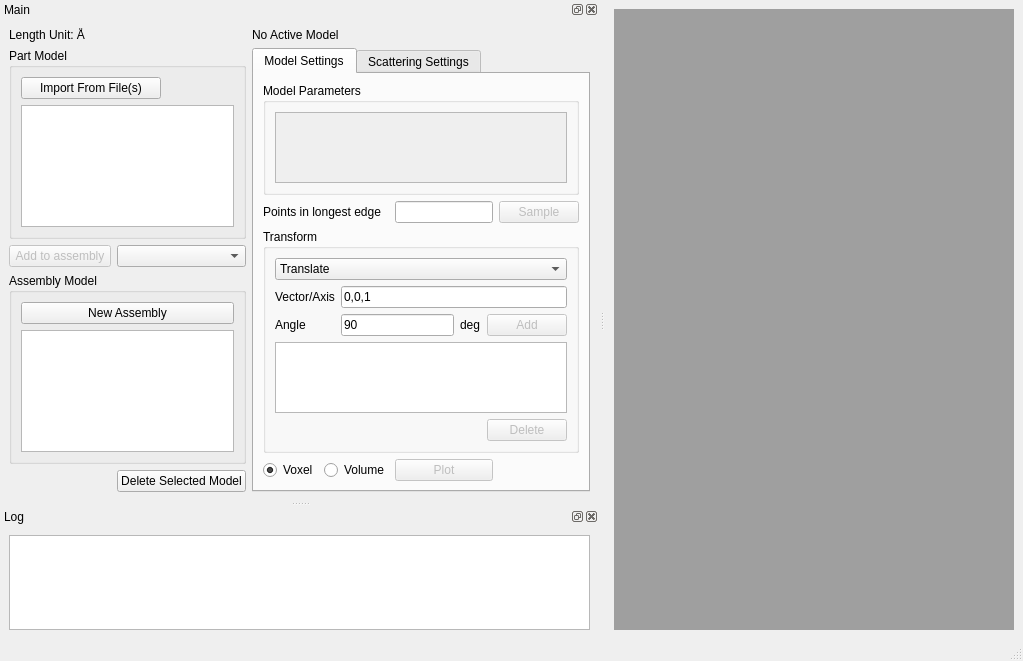
<?xml version="1.0" encoding="UTF-8"?>
<ui version="4.0">
 <class>MainWindow</class>
 <widget class="QMainWindow" name="MainWindow">
  <property name="geometry">
   <rect>
    <x>0</x>
    <y>0</y>
    <width>1023</width>
    <height>661</height>
   </rect>
  </property>
  <property name="windowTitle">
   <string>Model2SAS</string>
  </property>
  <widget class="QWidget" name="centralwidget">
   <layout class="QGridLayout" name="gridLayout_7">
    <item row="0" column="0">
     <widget class="QMdiArea" name="mdiArea">
      <property name="minimumSize">
       <size>
        <width>400</width>
        <height>400</height>
       </size>
      </property>
     </widget>
    </item>
   </layout>
  </widget>
  <widget class="QMenuBar" name="menubar">
   <property name="geometry">
    <rect>
     <x>0</x>
     <y>0</y>
     <width>1023</width>
     <height>22</height>
    </rect>
   </property>
  </widget>
  <widget class="QStatusBar" name="statusbar"/>
  <widget class="QDockWidget" name="dockWidget_main">
   <property name="windowTitle">
    <string>Main</string>
   </property>
   <attribute name="dockWidgetArea">
    <number>1</number>
   </attribute>
   <widget class="QWidget" name="dockWidgetContents_3">
    <layout class="QGridLayout" name="gridLayout_9">
     <item row="3" column="0" colspan="3">
      <widget class="QGroupBox" name="groupBox_assembly">
       <property name="title">
        <string>Assembly Model</string>
       </property>
       <layout class="QGridLayout" name="gridLayout_6">
        <item row="3" column="0" colspan="3">
         <widget class="QTreeView" name="treeView_assemblies">
          <property name="sizePolicy">
           <sizepolicy hsizetype="Preferred" vsizetype="Expanding">
            <horstretch>0</horstretch>
            <verstretch>0</verstretch>
           </sizepolicy>
          </property>
          <property name="minimumSize">
           <size>
            <width>100</width>
            <height>0</height>
           </size>
          </property>
          <property name="editTriggers">
           <set>QAbstractItemView::NoEditTriggers</set>
          </property>
         </widget>
        </item>
        <item row="0" column="0" colspan="3">
         <widget class="QPushButton" name="pushButton_new_assembly">
          <property name="enabled">
           <bool>true</bool>
          </property>
          <property name="text">
           <string>New Assembly</string>
          </property>
         </widget>
        </item>
       </layout>
      </widget>
     </item>
     <item row="0" column="0">
      <widget class="QLabel" name="label_length_unit">
       <property name="text">
        <string>Length Unit: Å</string>
       </property>
      </widget>
     </item>
     <item row="4" column="2">
      <widget class="QPushButton" name="pushButton_delete_selected_model">
       <property name="text">
        <string>Delete Selected Model</string>
       </property>
      </widget>
     </item>
     <item row="1" column="3" rowspan="4">
      <widget class="QTabWidget" name="tabWidget_settings">
       <property name="sizePolicy">
        <sizepolicy hsizetype="Preferred" vsizetype="Preferred">
         <horstretch>0</horstretch>
         <verstretch>0</verstretch>
        </sizepolicy>
       </property>
       <property name="currentIndex">
        <number>0</number>
       </property>
       <widget class="QWidget" name="tabPage_model">
        <attribute name="title">
         <string>Model Settings</string>
        </attribute>
        <layout class="QGridLayout" name="gridLayout">
         <item row="0" column="0" colspan="4">
          <widget class="QGroupBox" name="groupBox_model_params">
           <property name="title">
            <string>Model Parameters</string>
           </property>
           <layout class="QVBoxLayout" name="verticalLayout_5">
            <item>
             <widget class="QTableView" name="tableView_model_params">
              <property name="enabled">
               <bool>false</bool>
              </property>
              <property name="sizePolicy">
               <sizepolicy hsizetype="Preferred" vsizetype="Expanding">
                <horstretch>0</horstretch>
                <verstretch>0</verstretch>
               </sizepolicy>
              </property>
              <property name="alternatingRowColors">
               <bool>true</bool>
              </property>
             </widget>
            </item>
           </layout>
          </widget>
         </item>
         <item row="1" column="0" colspan="2">
          <widget class="QLabel" name="label_real_lattice_1d_size">
           <property name="text">
            <string>Points in longest edge</string>
           </property>
          </widget>
         </item>
         <item row="1" column="2">
          <widget class="QLineEdit" name="lineEdit_real_lattice_1d_size">
           <property name="text">
            <string/>
           </property>
          </widget>
         </item>
         <item row="1" column="3">
          <widget class="QPushButton" name="pushButton_sample">
           <property name="enabled">
            <bool>false</bool>
           </property>
           <property name="text">
            <string>Sample</string>
           </property>
          </widget>
         </item>
         <item row="2" column="0" colspan="4">
          <widget class="QGroupBox" name="groupBox_transform">
           <property name="enabled">
            <bool>true</bool>
           </property>
           <property name="title">
            <string>Transform</string>
           </property>
           <layout class="QGridLayout" name="gridLayout_4">
            <item row="7" column="3">
             <widget class="QPushButton" name="pushButton_delete_selected_transform">
              <property name="enabled">
               <bool>false</bool>
              </property>
              <property name="text">
               <string>Delete</string>
              </property>
             </widget>
            </item>
            <item row="1" column="0">
             <widget class="QLabel" name="label_transform_vector">
              <property name="enabled">
               <bool>true</bool>
              </property>
              <property name="text">
               <string>Vector/Axis</string>
              </property>
             </widget>
            </item>
            <item row="6" column="0" colspan="4">
             <widget class="QListView" name="listView_transforms">
              <property name="enabled">
               <bool>true</bool>
              </property>
              <property name="sizePolicy">
               <sizepolicy hsizetype="Preferred" vsizetype="Expanding">
                <horstretch>0</horstretch>
                <verstretch>0</verstretch>
               </sizepolicy>
              </property>
             </widget>
            </item>
            <item row="2" column="0">
             <widget class="QLabel" name="label_transform_angle">
              <property name="enabled">
               <bool>true</bool>
              </property>
              <property name="text">
               <string>Angle</string>
              </property>
             </widget>
            </item>
            <item row="2" column="1">
             <widget class="QLineEdit" name="lineEdit_transform_angle">
              <property name="enabled">
               <bool>true</bool>
              </property>
              <property name="text">
               <string>90</string>
              </property>
             </widget>
            </item>
            <item row="2" column="3">
             <widget class="QPushButton" name="pushButton_add_transform">
              <property name="enabled">
               <bool>false</bool>
              </property>
              <property name="text">
               <string>Add</string>
              </property>
             </widget>
            </item>
            <item row="0" column="0" colspan="4">
             <widget class="QComboBox" name="comboBox_transform_type">
              <property name="enabled">
               <bool>true</bool>
              </property>
              <item>
               <property name="text">
                <string>Translate</string>
               </property>
              </item>
              <item>
               <property name="text">
                <string>Rotate</string>
               </property>
              </item>
             </widget>
            </item>
            <item row="1" column="1" colspan="3">
             <widget class="QLineEdit" name="lineEdit_transform_vector">
              <property name="enabled">
               <bool>true</bool>
              </property>
              <property name="text">
               <string>0,0,1</string>
              </property>
             </widget>
            </item>
            <item row="2" column="2">
             <widget class="QLabel" name="label_degree">
              <property name="text">
               <string>deg</string>
              </property>
             </widget>
            </item>
           </layout>
          </widget>
         </item>
         <item row="3" column="2">
          <widget class="QPushButton" name="pushButton_plot_model">
           <property name="enabled">
            <bool>false</bool>
           </property>
           <property name="text">
            <string>Plot</string>
           </property>
          </widget>
         </item>
         <item row="3" column="0">
          <widget class="QRadioButton" name="radioButton_voxel_plot">
           <property name="enabled">
            <bool>true</bool>
           </property>
           <property name="text">
            <string>Voxel</string>
           </property>
           <property name="checked">
            <bool>true</bool>
           </property>
           <attribute name="buttonGroup">
            <string notr="true">buttonGroup</string>
           </attribute>
          </widget>
         </item>
         <item row="3" column="1">
          <widget class="QRadioButton" name="radioButton_volume_plot">
           <property name="enabled">
            <bool>true</bool>
           </property>
           <property name="text">
            <string>Volume</string>
           </property>
           <attribute name="buttonGroup">
            <string notr="true">buttonGroup</string>
           </attribute>
          </widget>
         </item>
        </layout>
       </widget>
       <widget class="QWidget" name="tabPage_scattering">
        <attribute name="title">
         <string>Scattering Settings</string>
        </attribute>
        <layout class="QGridLayout" name="gridLayout_3">
         <item row="0" column="0">
          <widget class="QLabel" name="label_reciprocal_lattice_1d_size">
           <property name="text">
            <string>Edge points num in reciprocal grid</string>
           </property>
          </widget>
         </item>
         <item row="0" column="1">
          <widget class="QLineEdit" name="lineEdit_reciprocal_lattice_1d_size">
           <property name="enabled">
            <bool>false</bool>
           </property>
           <property name="text">
            <string>default</string>
           </property>
          </widget>
         </item>
         <item row="2" column="0" colspan="2">
          <widget class="QTabWidget" name="tabWidget_measure">
           <property name="enabled">
            <bool>true</bool>
           </property>
           <property name="currentIndex">
            <number>0</number>
           </property>
           <widget class="QWidget" name="tabPage_direct_measure">
            <attribute name="title">
             <string>Direct Measure</string>
            </attribute>
            <layout class="QVBoxLayout" name="verticalLayout_3">
             <item>
              <widget class="QGroupBox" name="groupBox_1d_measure">
               <property name="title">
                <string>1D</string>
               </property>
               <property name="checkable">
                <bool>false</bool>
               </property>
               <layout class="QVBoxLayout" name="verticalLayout">
                <item>
                 <layout class="QHBoxLayout" name="horizontalLayout">
                  <item>
                   <widget class="QLabel" name="label_q1d_range">
                    <property name="text">
                     <string>Q range</string>
                    </property>
                   </widget>
                  </item>
                  <item>
                   <widget class="QLineEdit" name="lineEdit_q1d_min"/>
                  </item>
                  <item>
                   <widget class="QLabel" name="label_dash">
                    <property name="text">
                     <string>-</string>
                    </property>
                   </widget>
                  </item>
                  <item>
                   <widget class="QLineEdit" name="lineEdit_q1d_max"/>
                  </item>
                  <item>
                   <widget class="QLabel" name="label_q1d_unit">
                    <property name="text">
                     <string>Å^-1</string>
                    </property>
                   </widget>
                  </item>
                 </layout>
                </item>
                <item>
                 <layout class="QHBoxLayout" name="horizontalLayout_2">
                  <item>
                   <widget class="QLabel" name="label_q1d_num">
                    <property name="text">
                     <string>Q num</string>
                    </property>
                   </widget>
                  </item>
                  <item>
                   <widget class="QLineEdit" name="lineEdit_q1d_num"/>
                  </item>
                  <item>
                   <widget class="QCheckBox" name="checkBox_q1d_log_spaced">
                    <property name="text">
                     <string>Log Spaced</string>
                    </property>
                   </widget>
                  </item>
                 </layout>
                </item>
                <item>
                 <widget class="QPushButton" name="pushButton_1d_measure">
                  <property name="enabled">
                   <bool>false</bool>
                  </property>
                  <property name="text">
                   <string>Measure</string>
                  </property>
                 </widget>
                </item>
               </layout>
              </widget>
             </item>
             <item>
              <widget class="QGroupBox" name="groupBox_2d_measure">
               <property name="enabled">
                <bool>false</bool>
               </property>
               <property name="title">
                <string>2D</string>
               </property>
               <layout class="QVBoxLayout" name="verticalLayout_2">
                <item>
                 <layout class="QHBoxLayout" name="horizontalLayout_3">
                  <item>
                   <widget class="QLabel" name="label_q2d_resolution">
                    <property name="text">
                     <string>Resolution </string>
                    </property>
                   </widget>
                  </item>
                  <item>
                   <widget class="QLineEdit" name="lineEdit_q2d_resolution_h"/>
                  </item>
                  <item>
                   <widget class="QLabel" name="label_times">
                    <property name="text">
                     <string>×</string>
                    </property>
                   </widget>
                  </item>
                  <item>
                   <widget class="QLineEdit" name="lineEdit_q2d_resolution_v"/>
                  </item>
                 </layout>
                </item>
                <item>
                 <layout class="QHBoxLayout" name="horizontalLayout_4">
                  <item>
                   <widget class="QLabel" name="label_q2d_spacing">
                    <property name="text">
                     <string>Q spacing</string>
                    </property>
                   </widget>
                  </item>
                  <item>
                   <widget class="QLineEdit" name="lineEdit_q2d_spacing"/>
                  </item>
                  <item>
                   <widget class="QLabel" name="label_q2d_unit">
                    <property name="text">
                     <string>Å^-1</string>
                    </property>
                   </widget>
                  </item>
                 </layout>
                </item>
                <item>
                 <layout class="QHBoxLayout" name="horizontalLayout_6">
                  <item>
                   <widget class="QLabel" name="label_q2d_normal_vector">
                    <property name="text">
                     <string>Normal vector</string>
                    </property>
                   </widget>
                  </item>
                  <item>
                   <widget class="QLineEdit" name="lineEdit_q2d_normal_x">
                    <property name="maximumSize">
                     <size>
                      <width>40</width>
                      <height>16777215</height>
                     </size>
                    </property>
                   </widget>
                  </item>
                  <item>
                   <widget class="QLineEdit" name="lineEdit_q2d_normal_y">
                    <property name="maximumSize">
                     <size>
                      <width>40</width>
                      <height>16777215</height>
                     </size>
                    </property>
                   </widget>
                  </item>
                  <item>
                   <widget class="QLineEdit" name="lineEdit_q2d_normal_z">
                    <property name="maximumSize">
                     <size>
                      <width>40</width>
                      <height>16777215</height>
                     </size>
                    </property>
                   </widget>
                  </item>
                 </layout>
                </item>
                <item>
                 <layout class="QHBoxLayout" name="horizontalLayout_5">
                  <item>
                   <widget class="QCheckBox" name="checkBox_2d_show_3d">
                    <property name="text">
                     <string>Show in 3D Q Space</string>
                    </property>
                   </widget>
                  </item>
                  <item>
                   <widget class="QPushButton" name="pushButton_2d_measure">
                    <property name="text">
                     <string>Measure</string>
                    </property>
                   </widget>
                  </item>
                 </layout>
                </item>
               </layout>
              </widget>
             </item>
             <item>
              <spacer name="verticalSpacer">
               <property name="orientation">
                <enum>Qt::Vertical</enum>
               </property>
               <property name="sizeHint" stdset="0">
                <size>
                 <width>228</width>
                 <height>132</height>
                </size>
               </property>
              </spacer>
             </item>
            </layout>
           </widget>
           <widget class="QWidget" name="tabPage_virtual_detector">
            <attribute name="title">
             <string>Virtual Detector</string>
            </attribute>
           </widget>
          </widget>
         </item>
         <item row="1" column="0" colspan="2">
          <widget class="QPushButton" name="pushButton_scatter">
           <property name="enabled">
            <bool>false</bool>
           </property>
           <property name="text">
            <string>Virtual Scatter</string>
           </property>
          </widget>
         </item>
        </layout>
       </widget>
      </widget>
     </item>
     <item row="0" column="3">
      <widget class="QLabel" name="label_active_model">
       <property name="sizePolicy">
        <sizepolicy hsizetype="Preferred" vsizetype="Minimum">
         <horstretch>0</horstretch>
         <verstretch>0</verstretch>
        </sizepolicy>
       </property>
       <property name="text">
        <string>No Active Model</string>
       </property>
      </widget>
     </item>
     <item row="1" column="0" colspan="3">
      <widget class="QGroupBox" name="groupBox_part">
       <property name="title">
        <string>Part Model</string>
       </property>
       <layout class="QGridLayout" name="gridLayout_5">
        <item row="2" column="0" colspan="3">
         <widget class="QTreeView" name="treeView_parts"/>
        </item>
        <item row="1" column="0" colspan="2">
         <widget class="QPushButton" name="pushButton_part_from_files">
          <property name="text">
           <string>Import From File(s)</string>
          </property>
         </widget>
        </item>
       </layout>
      </widget>
     </item>
     <item row="2" column="0" colspan="2">
      <widget class="QPushButton" name="pushButton_add_to_assembly">
       <property name="enabled">
        <bool>false</bool>
       </property>
       <property name="text">
        <string>Add to assembly</string>
       </property>
      </widget>
     </item>
     <item row="2" column="2">
      <widget class="QComboBox" name="comboBox_assemblies"/>
     </item>
    </layout>
   </widget>
  </widget>
  <widget class="QDockWidget" name="dockWidget_log">
   <property name="windowTitle">
    <string>Log</string>
   </property>
   <attribute name="dockWidgetArea">
    <number>1</number>
   </attribute>
   <widget class="QWidget" name="dockWidgetContents_4">
    <layout class="QVBoxLayout" name="verticalLayout_4">
     <item>
      <widget class="QTextBrowser" name="textBrowser_log">
       <property name="enabled">
        <bool>true</bool>
       </property>
       <property name="font">
        <font>
         <family>Consolas</family>
        </font>
       </property>
      </widget>
     </item>
    </layout>
   </widget>
  </widget>
 </widget>
 <tabstops>
  <tabstop>pushButton_part_from_files</tabstop>
  <tabstop>comboBox_transform_type</tabstop>
  <tabstop>listView_transforms</tabstop>
  <tabstop>lineEdit_real_lattice_1d_size</tabstop>
  <tabstop>pushButton_plot_model</tabstop>
  <tabstop>tableView_model_params</tabstop>
  <tabstop>pushButton_sample</tabstop>
  <tabstop>lineEdit_reciprocal_lattice_1d_size</tabstop>
  <tabstop>pushButton_scatter</tabstop>
  <tabstop>tabWidget_measure</tabstop>
  <tabstop>lineEdit_q1d_min</tabstop>
  <tabstop>lineEdit_q1d_max</tabstop>
  <tabstop>lineEdit_q1d_num</tabstop>
  <tabstop>checkBox_q1d_log_spaced</tabstop>
  <tabstop>pushButton_1d_measure</tabstop>
  <tabstop>lineEdit_q2d_resolution_h</tabstop>
  <tabstop>lineEdit_q2d_resolution_v</tabstop>
  <tabstop>lineEdit_q2d_spacing</tabstop>
  <tabstop>lineEdit_q2d_normal_x</tabstop>
  <tabstop>lineEdit_q2d_normal_y</tabstop>
  <tabstop>lineEdit_q2d_normal_z</tabstop>
  <tabstop>checkBox_2d_show_3d</tabstop>
  <tabstop>pushButton_2d_measure</tabstop>
  <tabstop>pushButton_new_assembly</tabstop>
 </tabstops>
 <resources/>
 <connections>
  <connection>
   <sender>pushButton_part_from_files</sender>
   <signal>clicked()</signal>
   <receiver>MainWindow</receiver>
   <slot>import_parts()</slot>
   <hints>
    <hint type="sourcelabel">
     <x>34</x>
     <y>115</y>
    </hint>
    <hint type="destinationlabel">
     <x>0</x>
     <y>116</y>
    </hint>
   </hints>
  </connection>
  <connection>
   <sender>treeView_parts</sender>
   <signal>clicked(QModelIndex)</signal>
   <receiver>MainWindow</receiver>
   <slot>part_model_selected()</slot>
   <hints>
    <hint type="sourcelabel">
     <x>68</x>
     <y>187</y>
    </hint>
    <hint type="destinationlabel">
     <x>0</x>
     <y>186</y>
    </hint>
   </hints>
  </connection>
  <connection>
   <sender>treeView_assemblies</sender>
   <signal>clicked(QModelIndex)</signal>
   <receiver>MainWindow</receiver>
   <slot>assembly_model_selected()</slot>
   <hints>
    <hint type="sourcelabel">
     <x>136</x>
     <y>420</y>
    </hint>
    <hint type="destinationlabel">
     <x>0</x>
     <y>414</y>
    </hint>
   </hints>
  </connection>
  <connection>
   <sender>pushButton_sample</sender>
   <signal>clicked()</signal>
   <receiver>MainWindow</receiver>
   <slot>sample()</slot>
   <hints>
    <hint type="sourcelabel">
     <x>545</x>
     <y>236</y>
    </hint>
    <hint type="destinationlabel">
     <x>584</x>
     <y>246</y>
    </hint>
   </hints>
  </connection>
  <connection>
   <sender>pushButton_scatter</sender>
   <signal>clicked()</signal>
   <receiver>MainWindow</receiver>
   <slot>scatter()</slot>
   <hints>
    <hint type="sourcelabel">
     <x>538</x>
     <y>148</y>
    </hint>
    <hint type="destinationlabel">
     <x>584</x>
     <y>145</y>
    </hint>
   </hints>
  </connection>
  <connection>
   <sender>pushButton_1d_measure</sender>
   <signal>clicked()</signal>
   <receiver>MainWindow</receiver>
   <slot>measure()</slot>
   <hints>
    <hint type="sourcelabel">
     <x>465</x>
     <y>298</y>
    </hint>
    <hint type="destinationlabel">
     <x>584</x>
     <y>290</y>
    </hint>
   </hints>
  </connection>
  <connection>
   <sender>pushButton_new_assembly</sender>
   <signal>clicked()</signal>
   <receiver>MainWindow</receiver>
   <slot>new_assembly()</slot>
   <hints>
    <hint type="sourcelabel">
     <x>34</x>
     <y>333</y>
    </hint>
    <hint type="destinationlabel">
     <x>0</x>
     <y>333</y>
    </hint>
   </hints>
  </connection>
  <connection>
   <sender>pushButton_add_to_assembly</sender>
   <signal>clicked()</signal>
   <receiver>MainWindow</receiver>
   <slot>add_to_assembly()</slot>
   <hints>
    <hint type="sourcelabel">
     <x>46</x>
     <y>271</y>
    </hint>
    <hint type="destinationlabel">
     <x>0</x>
     <y>281</y>
    </hint>
   </hints>
  </connection>
  <connection>
   <sender>pushButton_delete_selected_model</sender>
   <signal>clicked()</signal>
   <receiver>MainWindow</receiver>
   <slot>delete_selected_model()</slot>
   <hints>
    <hint type="sourcelabel">
     <x>202</x>
     <y>502</y>
    </hint>
    <hint type="destinationlabel">
     <x>0</x>
     <y>488</y>
    </hint>
   </hints>
  </connection>
  <connection>
   <sender>pushButton_add_transform</sender>
   <signal>clicked()</signal>
   <receiver>MainWindow</receiver>
   <slot>add_transform()</slot>
   <hints>
    <hint type="sourcelabel">
     <x>547</x>
     <y>345</y>
    </hint>
    <hint type="destinationlabel">
     <x>601</x>
     <y>345</y>
    </hint>
   </hints>
  </connection>
  <connection>
   <sender>pushButton_delete_selected_transform</sender>
   <signal>clicked()</signal>
   <receiver>MainWindow</receiver>
   <slot>delete_selected_transform()</slot>
   <hints>
    <hint type="sourcelabel">
     <x>552</x>
     <y>447</y>
    </hint>
    <hint type="destinationlabel">
     <x>601</x>
     <y>453</y>
    </hint>
   </hints>
  </connection>
  <connection>
   <sender>pushButton_plot_model</sender>
   <signal>clicked()</signal>
   <receiver>MainWindow</receiver>
   <slot>plot_model()</slot>
   <hints>
    <hint type="sourcelabel">
     <x>486</x>
     <y>489</y>
    </hint>
    <hint type="destinationlabel">
     <x>598</x>
     <y>493</y>
    </hint>
   </hints>
  </connection>
 </connections>
 <slots>
  <slot>import_parts()</slot>
  <slot>part_model_selected()</slot>
  <slot>assembly_model_selected()</slot>
  <slot>sample()</slot>
  <slot>scatter()</slot>
  <slot>measure()</slot>
  <slot>new_assembly()</slot>
  <slot>add_to_assembly()</slot>
  <slot>refresh_combobox_assemblies()</slot>
  <slot>delete_selected_model()</slot>
  <slot>add_transform()</slot>
  <slot>delete_selected_transform()</slot>
  <slot>plot_model()</slot>
 </slots>
 <buttongroups>
  <buttongroup name="buttonGroup"/>
 </buttongroups>
</ui>
